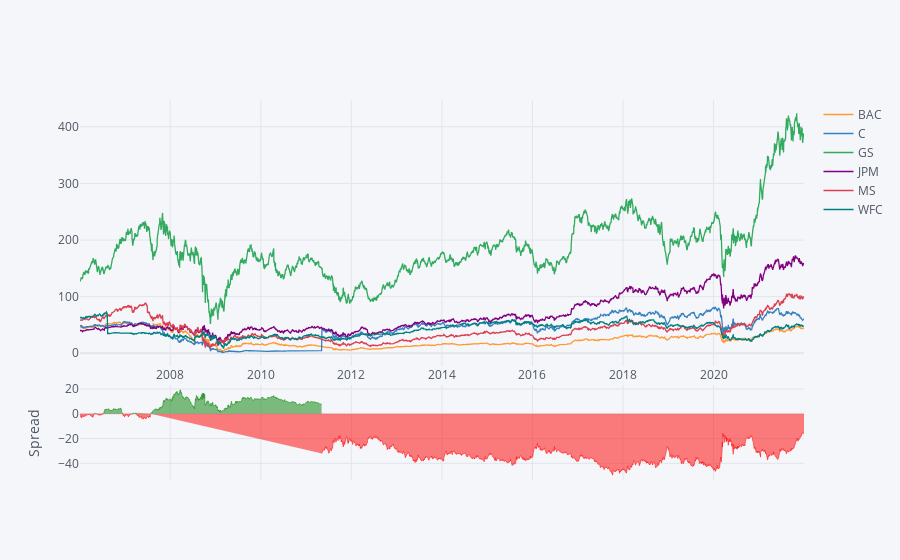

The notebook cell saved with this chart:
### Code cell
bank_stocks[:].xs(key = 'close',axis = 1,level = 'Stock Info').iplot(kind='spread')

### Figure 1 — Plotly figure (JSON) as saved in the notebook; plotly's stock layout.template omitted (floating-point values rounded to 4 significant figures; data arrays with more than 128 entries replaced by an {"elided": "..."} marker saying what was removed)
{"data": [{"line": {"color": "rgba(255, 153, 51, 1.0)", "dash": "solid", "shape": "linear", "width": 1.3}, "mode": "lines", "name": "BAC", "text": "", "type": "scatter", "x": {"elided": "4028 str values"}, "y": {"elided": "4028 float values"}}, {"line": {"color": "rgba(55, 128, 191, 1.0)", "dash": "solid", "shape": "linear", "width": 1.3}, "mode": "lines", "name": "C", "text": "", "type": "scatter", "x": {"elided": "4028 str values"}, "y": {"elided": "4028 float values"}}, {"line": {"color": "rgba(50, 171, 96, 1.0)", "dash": "solid", "shape": "linear", "width": 1.3}, "mode": "lines", "name": "GS", "text": "", "type": "scatter", "x": {"elided": "4028 str values"}, "y": {"elided": "4028 float values"}}, {"line": {"color": "rgba(128, 0, 128, 1.0)", "dash": "solid", "shape": "linear", "width": 1.3}, "mode": "lines", "name": "JPM", "text": "", "type": "scatter", "x": {"elided": "4028 str values"}, "y": {"elided": "4028 float values"}}, {"line": {"color": "rgba(219, 64, 82, 1.0)", "dash": "solid", "shape": "linear", "width": 1.3}, "mode": "lines", "name": "MS", "text": "", "type": "scatter", "x": {"elided": "4028 str values"}, "y": {"elided": "4028 float values"}}, {"line": {"color": "rgba(0, 128, 128, 1.0)", "dash": "solid", "shape": "linear", "width": 1.3}, "mode": "lines", "name": "WFC", "text": "", "type": "scatter", "x": {"elided": "4028 str values"}, "y": {"elided": "4028 float values"}}, {"connectgaps": false, "fill": "tozeroy", "line": {"color": "green", "dash": "solid", "shape": "linear", "width": 0.5}, "mode": "lines", "name": "Spread", "showlegend": false, "type": "scatter", "x": {"elided": "4028 str values"}, "xaxis": "x2", "y": {"elided": "4028 mixed values"}, "yaxis": "y2"}, {"connectgaps": false, "fill": "tozeroy", "line": {"color": "red", "dash": "solid", "shape": "linear", "width": 0.5}, "mode": "lines", "name": "Spread", "showlegend": false, "type": "scatter", "x": {"elided": "4028 str values"}, "xaxis": "x2", "y": {"elided": "4028 mixed values"}, "yaxis": "y2"}], "layout": {"hovermode": "x", "legend": {"bgcolor": "#F5F6F9", "font": {"color": "#4D5663"}}, "paper_bgcolor": "#F5F6F9", "plot_bgcolor": "#F5F6F9", "title": {"font": {"color": "#4D5663"}}, "xaxis": {"gridcolor": "#E1E5ED", "showgrid": true, "tickfont": {"color": "#4D5663"}, "title": {"font": {"color": "#4D5663"}, "text": ""}, "zerolinecolor": "#E1E5ED"}, "xaxis2": {"anchor": "y2", "gridcolor": "#E1E5ED", "showgrid": true, "showticklabels": false, "tickfont": {"color": "#4D5663"}, "title": {"font": {"color": "#4D5663"}, "text": ""}, "zerolinecolor": "#E1E5ED"}, "yaxis": {"domain": [0.3, 1], "gridcolor": "#E1E5ED", "showgrid": true, "tickfont": {"color": "#4D5663"}, "title": {"font": {"color": "#4D5663"}, "text": ""}, "zerolinecolor": "#E1E5ED"}, "yaxis2": {"domain": [0, 0.25], "gridcolor": "#E1E5ED", "showgrid": true, "tickfont": {"color": "#4D5663"}, "title": {"font": {"color": "#4D5663"}, "text": "Spread"}, "zerolinecolor": "#E1E5ED"}}}
